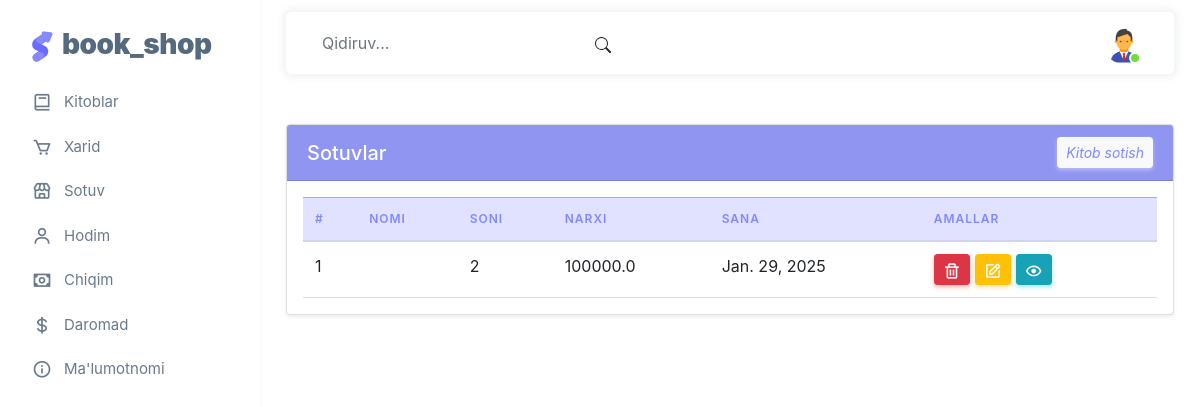
Page /Sotuv/ (signed in) on the earlier database version.
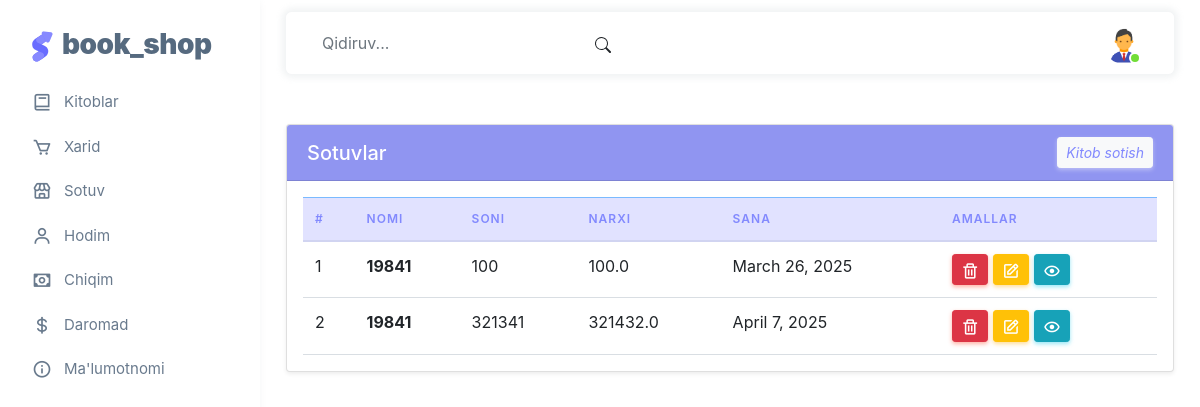
Same page on the later database version.
### home/models.py (models this page shows, shortened)
class Income(models.Model):
    sold_book = models.ForeignKey(Book_model, on_delete=models.CASCADE, verbose_name="Sotilgan kitob nomi")
    quantity = models.IntegerField(verbose_name="Sotilgan kitob soni")
    price = models.FloatField(verbose_name="Sotilgan kitob narxi")
    created_at = models.DateField(auto_now_add=True, verbose_name="Sotilgan kitob sanasi")
    is_deleted = models.BooleanField(default=False, verbose_name="O'chirilganmi?")  # Soft delete flag
    def delete(self, *args, **kwargs):
        self.is_deleted = True  # O'chirilgan sifatida belgilanadi
        self.save()  # O'zgarishlarni saqlash

class Book_model(models.Model):
    name = models.CharField(max_length=225, verbose_name="Kitob nomi", unique=True)
    description = models.TextField(verbose_name="Kitob tavsifi")
    price = models.FloatField(verbose_name="Kitob narxi")
    quantity = models.IntegerField(verbose_name="Kitob soni")
    category = models.ForeignKey(
        refrences,
        on_delete=models.SET_NULL,  # Refrences o‘chilganda category NULL bo‘ladi
        null=True, blank=True,
        verbose_name="Kitob turi",
        related_name="books"
    )
    image = models.ImageField(upload_to="media", verbose_name="Mahsulot rasmi")
    created_at = models.DateField(verbose_name="Qo'shilgan sana", auto_now_add=True)
    is_deleted = models.BooleanField(default=False, verbose_name="O'chirilganmi?")  # Soft delete flag
    def __str__(self):
        return self.name
    def delete(self, *args, **kwargs):
        self.is_deleted = True  # O'chirilgan sifatida belgilanadi
        self.save()  # O'zgarishlarni saqlash

### home/views.py (the view)
# urls.py: path("Sotuv/" , views.sotuv_view,  name="sotuv_view"),
@login_required(login_url='login')
def sotuv_view(request):
    sotuv_list = Income.objects.filter(is_deleted=False)  # O'chirilmaganlarni olish
    search = request.GET.get('search', None)
    if search:
        sotuv_list = sotuv_list.filter(sold_book__name__icontains=search)  # Kitob nomi bo‘yicha qidirish
    context = {
        "sotuv_list": sotuv_list
    }
    return render(request, "Sotuv/sotuv.html", context=context)

### templates/Sotuv/sotuv.html (shortened to what this page needs)
{% extends "base.html" %}
{% block content %}
<div class="card shadow-sm mt-4">
    <div class="card-header text-white d-flex justify-content-between align-items-center" style="background-color: #9095f1;">
        <h5 class="mb-0 text-white">Sotuvlar</h5>
        <a href="{% url 'sotuv_create' %}" class="btn btn-light text-primary btn-sm">
            <i class style="color:#8289FE;">Kitob sotish</i>
        </a>
    </div>
    <div class="table-responsive text-nowrap p-3">
        <table class="table table-hover align-middle">
            <thead class="table-primary">
                <tr>
                    <th style="color:#8289FE;">#</th>
                    <th style="color:#8289FE;">Nomi</th>
                    <th style="color:#8289FE;">Soni</th>
                    <th style="color:#8289FE;">Narxi</th>
                    <th style="color:#8289FE;">Sana</th>
                    <th style="color:#8289FE;">Amallar</th>
                </tr>
            </thead>
            <tbody id="sotuv-table-body">
                {% for sotuv in sotuv_list %}
                <tr class="fade-in">
                    <td>{{ forloop.counter }}</td>
                    <td><strong>{{ sotuv.sold_book }}</strong></td>
                    <td>{{ sotuv.quantity }}</td>
                    <td>{{ sotuv.price }}</td>
                    <td>{{ sotuv.created_at }}</td>
                    <td>
                        <a class="btn btn-sm btn-danger text-white delete-btn" href="{% url 'sotuv_delete' sotuv.id %}">
                            <i class="bx bx-trash"></i>
                        </a>
                        <a class="btn btn-sm btn-warning text-white" href="{% url 'sotuv_update' sotuv.id %}">
                            <i class="bx bx-edit"></i>
                        </a>
                        <a class="btn btn-sm btn-info text-white" href="{% url 'sotuv_read' sotuv.id %}">
                            <i class="bx bx-show"></i>
                        </a>
                    </td>
                </tr>
                {% endfor %}
            </tbody>
        </table>
    </div>
</div>
{% endblock content %}

Differences in the rows shown:
removed Income: quantity "2", price "100000.0", created_at "Jan. 29, 2025"
added Income: sold_book "19841", quantity "100", price "100.0", created_at "March 26, 2025"
added Income: sold_book "19841", quantity "321341", price "321432.0", created_at "April 7, 2025"
